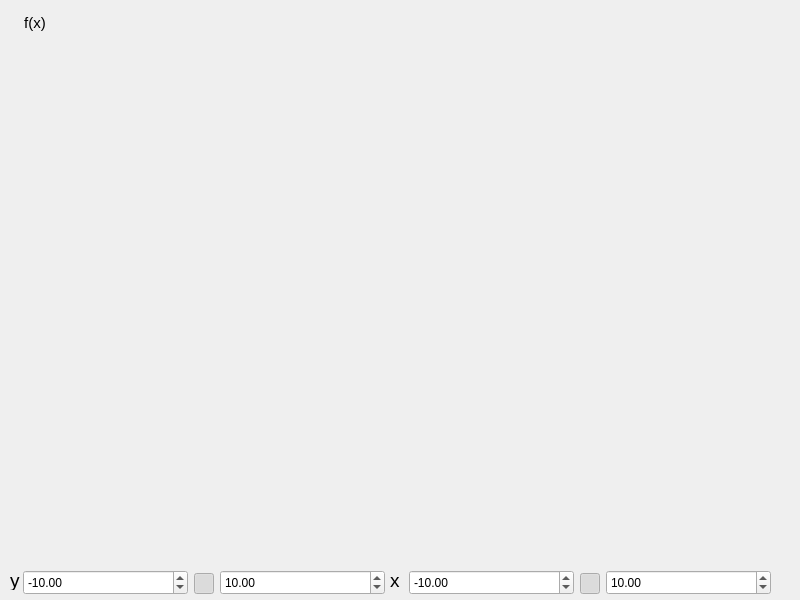
<?xml version="1.0" encoding="UTF-8"?>
<ui version="4.0">
 <class>MainWindow</class>
 <widget class="QMainWindow" name="MainWindow">
  <property name="geometry">
   <rect>
    <x>0</x>
    <y>0</y>
    <width>800</width>
    <height>600</height>
   </rect>
  </property>
  <property name="windowTitle">
   <string>MainWindow</string>
  </property>
  <widget class="QWidget" name="centralwidget">
   <widget class="QLabel" name="label">
    <property name="geometry">
     <rect>
      <x>25</x>
      <y>60</y>
      <width>661</width>
      <height>500</height>
     </rect>
    </property>
    <property name="text">
     <string/>
    </property>
   </widget>
   <widget class="QLabel" name="label_2">
    <property name="geometry">
     <rect>
      <x>10</x>
      <y>10</y>
      <width>50</width>
      <height>25</height>
     </rect>
    </property>
    <property name="font">
     <font>
      <pointsize>11</pointsize>
     </font>
    </property>
    <property name="text">
     <string>f(x)</string>
    </property>
    <property name="alignment">
     <set>Qt::AlignCenter</set>
    </property>
   </widget>
   <widget class="QDoubleSpinBox" name="sbFrom">
    <property name="geometry">
     <rect>
      <x>409</x>
      <y>570</y>
      <width>165</width>
      <height>25</height>
     </rect>
    </property>
    <property name="buttonSymbols">
     <enum>QAbstractSpinBox::UpDownArrows</enum>
    </property>
    <property name="accelerated">
     <bool>true</bool>
    </property>
    <property name="correctionMode">
     <enum>QAbstractSpinBox::CorrectToNearestValue</enum>
    </property>
    <property name="minimum">
     <double>-1000.000000000000000</double>
    </property>
    <property name="maximum">
     <double>1000.000000000000000</double>
    </property>
    <property name="singleStep">
     <double>5.000000000000000</double>
    </property>
    <property name="value">
     <double>-10.000000000000000</double>
    </property>
   </widget>
   <widget class="QDoubleSpinBox" name="sbTo">
    <property name="geometry">
     <rect>
      <x>606</x>
      <y>570</y>
      <width>165</width>
      <height>25</height>
     </rect>
    </property>
    <property name="accelerated">
     <bool>true</bool>
    </property>
    <property name="correctionMode">
     <enum>QAbstractSpinBox::CorrectToNearestValue</enum>
    </property>
    <property name="minimum">
     <double>-1000.000000000000000</double>
    </property>
    <property name="maximum">
     <double>1000.000000000000000</double>
    </property>
    <property name="singleStep">
     <double>5.000000000000000</double>
    </property>
    <property name="value">
     <double>10.000000000000000</double>
    </property>
   </widget>
   <widget class="QPushButton" name="pbSymmetry">
    <property name="geometry">
     <rect>
      <x>580</x>
      <y>573</y>
      <width>20</width>
      <height>21</height>
     </rect>
    </property>
    <property name="maximumSize">
     <size>
      <width>20</width>
      <height>30</height>
     </size>
    </property>
    <property name="autoFillBackground">
     <bool>true</bool>
    </property>
    <property name="text">
     <string/>
    </property>
    <property name="icon">
     <iconset>
      <normaloff>icons/stock_link.png</normaloff>icons/stock_link.png</iconset>
    </property>
    <property name="checkable">
     <bool>true</bool>
    </property>
    <property name="checked">
     <bool>true</bool>
    </property>
    <property name="flat">
     <bool>true</bool>
    </property>
   </widget>
   <widget class="QPushButton" name="pbSymmetry_2">
    <property name="geometry">
     <rect>
      <x>194</x>
      <y>573</y>
      <width>20</width>
      <height>21</height>
     </rect>
    </property>
    <property name="maximumSize">
     <size>
      <width>20</width>
      <height>30</height>
     </size>
    </property>
    <property name="autoFillBackground">
     <bool>true</bool>
    </property>
    <property name="text">
     <string/>
    </property>
    <property name="icon">
     <iconset>
      <normaloff>icons/stock_link.png</normaloff>icons/stock_link.png</iconset>
    </property>
    <property name="checkable">
     <bool>true</bool>
    </property>
    <property name="checked">
     <bool>true</bool>
    </property>
    <property name="flat">
     <bool>true</bool>
    </property>
   </widget>
   <widget class="QDoubleSpinBox" name="sbFrom_2">
    <property name="geometry">
     <rect>
      <x>23</x>
      <y>570</y>
      <width>165</width>
      <height>25</height>
     </rect>
    </property>
    <property name="buttonSymbols">
     <enum>QAbstractSpinBox::UpDownArrows</enum>
    </property>
    <property name="accelerated">
     <bool>true</bool>
    </property>
    <property name="correctionMode">
     <enum>QAbstractSpinBox::CorrectToNearestValue</enum>
    </property>
    <property name="minimum">
     <double>-1000.000000000000000</double>
    </property>
    <property name="maximum">
     <double>1000.000000000000000</double>
    </property>
    <property name="singleStep">
     <double>5.000000000000000</double>
    </property>
    <property name="value">
     <double>-10.000000000000000</double>
    </property>
   </widget>
   <widget class="QDoubleSpinBox" name="sbTo_2">
    <property name="geometry">
     <rect>
      <x>220</x>
      <y>570</y>
      <width>165</width>
      <height>25</height>
     </rect>
    </property>
    <property name="accelerated">
     <bool>true</bool>
    </property>
    <property name="correctionMode">
     <enum>QAbstractSpinBox::CorrectToNearestValue</enum>
    </property>
    <property name="minimum">
     <double>-1000.000000000000000</double>
    </property>
    <property name="maximum">
     <double>1000.000000000000000</double>
    </property>
    <property name="singleStep">
     <double>5.000000000000000</double>
    </property>
    <property name="value">
     <double>10.000000000000000</double>
    </property>
   </widget>
   <widget class="QLabel" name="label_3">
    <property name="geometry">
     <rect>
      <x>10</x>
      <y>570</y>
      <width>20</width>
      <height>20</height>
     </rect>
    </property>
    <property name="font">
     <font>
      <pointsize>14</pointsize>
     </font>
    </property>
    <property name="text">
     <string>y</string>
    </property>
   </widget>
   <widget class="QLabel" name="label_4">
    <property name="geometry">
     <rect>
      <x>390</x>
      <y>570</y>
      <width>20</width>
      <height>20</height>
     </rect>
    </property>
    <property name="font">
     <font>
      <pointsize>14</pointsize>
     </font>
    </property>
    <property name="text">
     <string>x</string>
    </property>
   </widget>
  </widget>
 </widget>
 <resources/>
 <connections/>
</ui>
